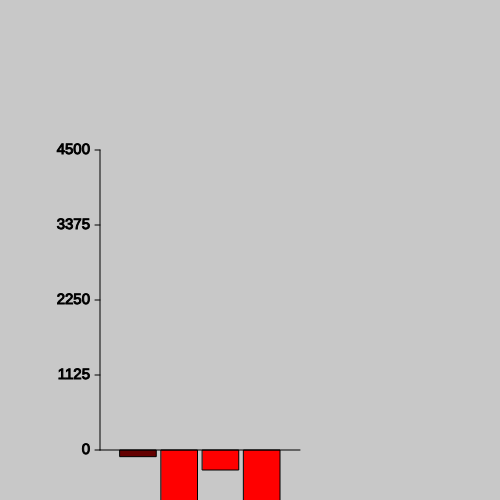
Frame 1 (no input)
Frame 2 (the mouse pressed at the canvas centre, redrawn once): identical to frame 1, image omitted

The p5.js sketch that drew this single still picture (run headless with seeded random() and noise() and a simulated clock; the mouse was pressed at the canvas centre and the sketch redrawn once):

// p5.js sketch
// ── sketch.js


// let data = [12, 100, 150, 90, 200, 100, 12 , 200, 35, 300]

// data as array of objects 
let travel = [
  {name:"car", value:100},
  {name:"bus", value:2000},
  {name:"walking", value:300},
  {name:"cycle", value:4500},
  
]

// let numSales = []
// fruits.forEach(element => numSales.push(element.sales))


// global variables
let numBlocks = travel.length;
let chartWidth = 200;
let chartHeight = 300;
let chartX = 100
let chartY = 450
let marginLeft = 20;
let marginRight = 20;
let blockGap = 5;
let screenWidth = 500;
let screenHeight = 500;
let chartTicks = 5;
let tickLength = 5;

// calculations from globals
let blockWidth = (chartWidth - (marginLeft + marginRight) - ((numBlocks - 1) * blockGap)) / numBlocks;
let masterGap = blockWidth + blockGap
let maxValue = Math.max(...travel.map( obj => obj.value ));


// changes given num to correct scale
function scaleMe(num) {
  let maxValue = Math.max(...travel.map( obj => obj.value ));
  let scaleValue = chartHeight / maxValue;

  return num * scaleValue
}

function setup() {
  createCanvas(screenWidth, screenHeight);
  background(200);
  angleMode(DEGREES);
  rectMode(CORNER);
  noLoop();
}

function draw() {
  // makes all random() calls == 40
  // randomSeed(40)
  background(200);
  fill(0);

  // translates the whole chart
  translate(chartX, chartY)

  // loop draws bars
  for (let i = 0; i < numBlocks; i++) {
    push();
    translate(marginLeft + (i * masterGap), 0)
    fill(travel[i].value, 0, 0)
    rect(0, 0, blockWidth, scaleMe(-travel[i].value));
    pop();
  }

  // draws X / Y axis
  stroke(0)
  strokeWeight(1)
  


  drawAxis(0, chartHeight, createVector(0, 0), true)
  drawAxis(90, chartWidth, createVector(0, 0))
  // drawAxis(700, chartWidth)
  // drawAxis(10, chartWidth)
  // drawAxis(30, chartWidth, )
  // drawAxis(50, chartWidth, createVector(50, 50))

}


function drawAxis( _angle, _length, _pos, _lable=false, _nTicks=5) {

  // tgap = tick gap
  let tGap = chartHeight / (_nTicks - 1)
  // num gap = numbers beside the gap
  let numGap = maxValue / (_nTicks - 1)
  

  translate(_pos.x, _pos.y)
  rotate(_angle)
  line(0, 0, 0, -_length)


  // draws the ticks and the numbers
  for(let x = 0; x < _nTicks; x++) {
    
    if(_lable) {
      line(0, x*-tGap, -tickLength, -x*tGap)
      textSize(15)
      textAlign(RIGHT, CENTER)
      text(x*numGap.toFixed(0), -10, x*-tGap)
    }
  }

}
